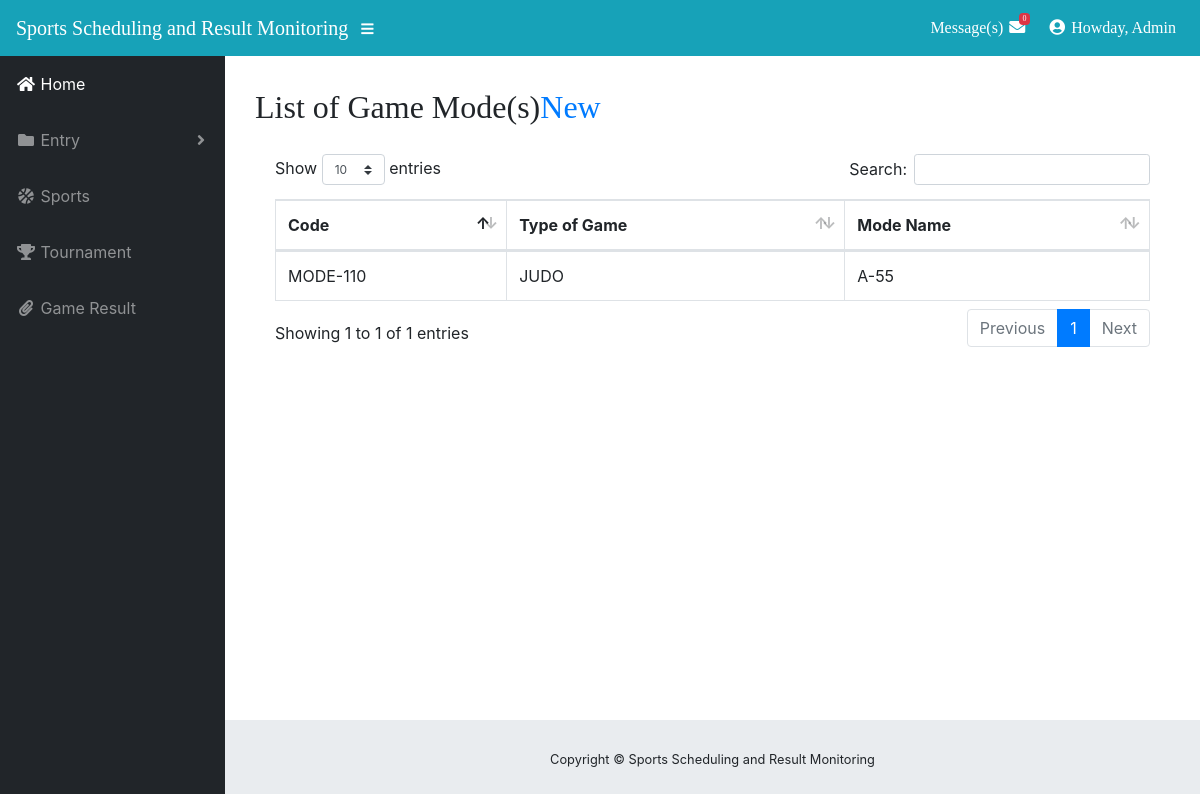
The app's page /Admin/mode.php (signed in) with its own data.
### tables this page shows
CREATE TABLE `game_type_mode` (
  `mode_id` int(11) NOT NULL,
  `game_type_code` varchar(30) NOT NULL,
  `mode_name` varchar(30) NOT NULL,
  `mode_code` varchar(30) NOT NULL
);

CREATE TABLE `game_type` (
  `game_type_id` int(11) NOT NULL,
  `type_of_game` varchar(30) NOT NULL,
  `sport_type_code` varchar(30) NOT NULL,
  `number_of_scoring` int(11) NOT NULL,
  `game_type_code` varchar(30) NOT NULL
);

### Admin/mode.php (the view, shortened to what this page needs)
<?php include 'theme/header.php'; ?>
<?php include 'theme/sidebar.php'; ?>
   <div id="content-wrapper">
        <div class="container-fluid">
 <h2 style="font-family: AR BLANCA">List of Game Mode(s)<a href="#addmode" data-target="#addmode" data-toggle="modal" class="small-box-footer">New</a></h2>
            <div class="card-body">
              <div class="table-responsive">
                <table class="table table-bordered" id="dataTable" width="100%" cellspacing="0">
                  <thead>
                    <tr>
                      <th>Code</th>
                      <th>Type of Game</th>
                      <th>Mode Name</th>
                    </tr>
                  </thead>
              <?php
$query = 'SELECT m.mode_id,m.mode_code,g.type_of_game,m.mode_name from game_type_mode m, game_type g where g.game_type_code = m.game_type_code';
                    $result = mysqli_query($db, $query) or die (mysqli_error($db));
                        while ($row = mysqli_fetch_assoc($result)) {
                            echo '<tr>';
                              echo '<td>'. $row['mode_code'].'</td>';
                               echo '<td>'. $row['type_of_game'].'</td>';
                                echo '<td>'. $row['mode_name'].'</td>';
                            echo '</tr>';
                }
            ?>
                </table>
              </div>
              </div>
<?php include 'theme/footer.php'; ?>

### Admin/css/sb-admin.css (style rules this page uses)
html { position: relative; min-height: 100%; }
body { height: 100%; }
#wrapper #content-wrapper { overflow-x: hidden; width: 100%; padding-top: 1rem; padding-bottom: 80px; }
:root { --input-padding-x: 0.75rem; --input-padding-y: 0.75rem; }

### records on screen
game_type_mode: mode_code "MODE-110", game_type.type_of_game "JUDO", mode_name "A-55"

### other values on screen
$count "0"
$_SESSION['user_type'] "Admin"
